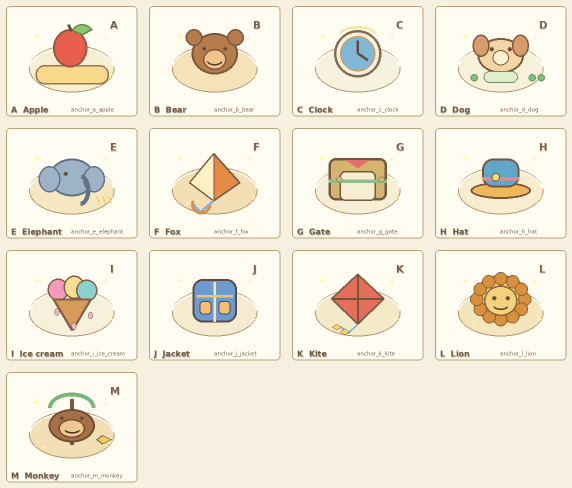
#> input picture assets/art/visual_rebuild/round179/az_story_vignettes_a_m/proof/round179_az_story_vignettes_a_m_contact_sheet.png, 1144 x 976 px (shown at 1/2 size)
$ python -i generate_validate_manifest.py   (imports and definitions only)
#> lines starting #> are read from the running program, lines starting #| are printed output that depends on the picture
#!/usr/bin/env python3
"""Generate proof-only A-M A-Z memory-story vignette overlay candidates."""

from __future__ import annotations

import json
import math
from pathlib import Path

from PIL import Image, ImageDraw, ImageFont


ROOT = Path("assets/art/visual_rebuild/round179/az_story_vignettes_a_m")
WORLD_MAP = Path("data/maps/world_map.json")
SIZE = (256, 192)
RAW_KEY = (0, 255, 0, 255)
RUNTIME_BOUNDARY = "proof_only_no_runtime_mapping_no_themeprofile_no_assetresolver_no_data_changes"


STORY_SPECS = {
	"A": {
		"anchor_id": "anchor_a_apple",
		"core_word": "Apple",
		"palette": ["#e95f4e", "#ffd166", "#8ac46d", "#f7f0d2"],
		"story_hook": "A red apple waits on the home picnic cloth with a tiny trail of sparkles, so returning home recalls Apple before snack time.",
		"revisit_path_note": "From Home door, look beside the cozy picnic corner before visiting Sunny.",
	},
	"B": {
		"anchor_id": "anchor_b_bear",
		"core_word": "Bear",
		"palette": ["#b77b4b", "#f2c48d", "#78a8d8", "#f6e2b8"],
		"story_hook": "A friendly bear story cushion peeks from the Town Start bench, inviting a calm first hello.",
		"revisit_path_note": "Walk from Home toward Town Start and pause at the story bench.",
	},
	"C": {
		"anchor_id": "anchor_c_clock",
		"core_word": "Clock",
		"palette": ["#7fb8d8", "#f8e7a1", "#c8905d", "#f7f2df"],
		"story_hook": "A little clock on the home shelf points to cozy reading time, with a ribbon marking the next visit.",
		"revisit_path_note": "Inside the Home area, revisit the shelf before the daily routine.",
	},
	"D": {
		"anchor_id": "anchor_d_dog",
		"core_word": "Dog",
		"palette": ["#d99b68", "#f3d6a5", "#7fbf7f", "#f7f1dc"],
		"story_hook": "A small dog bowl and paw path near Home hint that a gentle dog friend has just trotted by.",
		"revisit_path_note": "Return to Home yard and follow the tiny paw prints near the pet corner.",
	},
	"E": {
		"anchor_id": "anchor_e_elephant",
		"core_word": "Elephant",
		"palette": ["#9eb3c7", "#f5cc6a", "#86b97a", "#f4e7c2"],
		"story_hook": "A soft elephant watering can sprinkles park flowers, making Elephant feel like a helpful garden memory.",
		"revisit_path_note": "Visit Animal Park and check the flower patch by the watering can.",
	},
	"F": {
		"anchor_id": "anchor_f_fox",
		"core_word": "Fox",
		"palette": ["#e58b45", "#fff0c6", "#87b5d6", "#f4dfb4"],
		"story_hook": "A fox-shaped kite tail curls around a park stump, leaving a playful clue for Fox.",
		"revisit_path_note": "In Animal Park, circle the stump on the quiet play path.",
	},
	"G": {
		"anchor_id": "anchor_g_gate",
		"core_word": "Gate",
		"palette": ["#8fbc8f", "#d8b46f", "#6fa3c7", "#f6efd5"],
		"story_hook": "The school gate has a welcoming ribbon and two warm lantern dots, turning Gate into a morning arrival memory.",
		"revisit_path_note": "Walk to School Gate and stop at the ribboned entrance.",
	},
	"H": {
		"anchor_id": "anchor_h_hat",
		"core_word": "Hat",
		"palette": ["#5fa8c8", "#f0b65a", "#e7878a", "#f7edcf"],
		"story_hook": "A cheerful hat rests on the supermarket display basket, ready for a pretend shopkeeper greeting.",
		"revisit_path_note": "At Supermarket, revisit the front basket before browsing.",
	},
	"I": {
		"anchor_id": "anchor_i_ice_cream",
		"core_word": "Ice cream",
		"palette": ["#f59abc", "#f7df91", "#8bd1d1", "#f7f0da"],
		"story_hook": "A tiny ice cream sign melts into three sweet drops near the shop counter, making Ice cream easy to spot.",
		"revisit_path_note": "Return to Supermarket and look beside the snack counter.",
	},
	"J": {
		"anchor_id": "anchor_j_jacket",
		"core_word": "Jacket",
		"palette": ["#6c9bd2", "#eac36a", "#c77b72", "#f4ebd0"],
		"story_hook": "A small jacket hangs from a warm shop peg with a stitched pocket star, waiting for a windy day.",
		"revisit_path_note": "At Supermarket, check the little clothing peg near the display wall.",
	},
	"K": {
		"anchor_id": "anchor_k_kite",
		"core_word": "Kite",
		"palette": ["#e66f5c", "#f7d65f", "#75b7d8", "#f5eac8"],
		"story_hook": "A bright kite loops over the school yard line, turning Kite into a breezy recess memory.",
		"revisit_path_note": "Walk into School Yard and look up along the open play path.",
	},
	"L": {
		"anchor_id": "anchor_l_lion",
		"core_word": "Lion",
		"palette": ["#d99b3d", "#f5d37a", "#8fbf7b", "#f5e5bd"],
		"story_hook": "A lion mane flower wreath sits by the park path, friendly and round like a sunny hello.",
		"revisit_path_note": "Visit Animal Park and find the mane-shaped flower wreath.",
	},
	"M": {
		"anchor_id": "anchor_m_monkey",
		"core_word": "Monkey",
		"palette": ["#a86f45", "#f0c790", "#75b87a", "#f3dfb6"],
		"story_hook": "A monkey snack pouch swings from a low branch, leaving a banana-shaped clue in the park.",
		"revisit_path_note": "In Animal Park, revisit the low branch near the gentle climb path.",
	},
}


# [17 lines left out: functions font, add_shadowed, not called in this run]


def ellipse(draw: ImageDraw.ImageDraw, box: tuple[int, int, int, int], fill: str, outline: str = "#795f48", width: int = 3) -> None:
	draw.ellipse(box, fill=fill, outline=outline, width=width)


def rounded(draw: ImageDraw.ImageDraw, box: tuple[int, int, int, int], radius: int, fill: str, outline: str = "#795f48", width: int = 3) -> None:
	draw.rounded_rectangle(box, radius=radius, fill=fill, outline=outline, width=width)


def polygon(draw: ImageDraw.ImageDraw, points: list[tuple[int, int]], fill: str, outline: str = "#795f48", width: int = 3) -> None:
	draw.polygon(points, fill=fill)
	draw.line(points + [points[0]], fill=outline, width=width, joint="curve")


# [113 lines left out: functions draw_sparkles, draw_icon, draw_item, not called in this run]


def alpha_bbox(img: Image.Image) -> list[int]:
	bbox = img.getchannel("A").getbbox()
	if bbox is None:
		return [0, 0, 0, 0]
	return list(bbox)


def validate_png(path: Path) -> dict:
	img = Image.open(path).convert("RGBA")
#> img is the input picture: PIL image 1144x976 RGBA; mean R, G, B, A 241.7, 233.9, 217.5, 254.7
	w, h = img.size
#> w = 1144; h = 976
	alpha = img.getchannel("A")
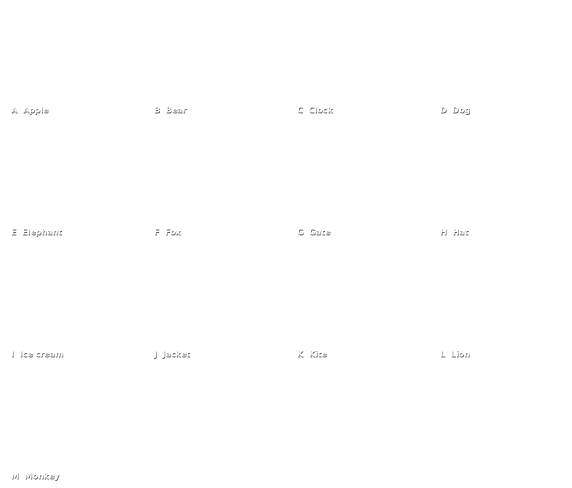
#> alpha: PIL image 1144x976 L (shown at 1/2 size); min 90, max 255, mean 254.7
	pixels = img.load()
	nonzero = 0
	opaque = 0
	green_residue = 0
	magenta_residue = 0
	dark_pinhole = 0
	opaque_white = 0
	for y in range(h):
		for x in range(w):
			r, g, b, a = pixels[x, y]
			if a > 0:
				nonzero += 1
			if a >= 250:
				opaque += 1
			if a > 0 and g > 220 and r < 40 and b < 40:
				green_residue += 1
			if a > 0 and r > 220 and b > 220 and g < 80:
				magenta_residue += 1
			if a > 200 and r < 18 and g < 18 and b < 18:
				dark_pinhole += 1
			if a > 245 and r > 248 and g > 248 and b > 248:
				opaque_white += 1
#> after the loop, dark_pinhole = 0; green_residue = 0; magenta_residue = 0; nonzero = 1116544; opaque = 1112861; opaque_white = 0
	corners = [alpha.getpixel((0, 0)), alpha.getpixel((w - 1, 0)), alpha.getpixel((0, h - 1)), alpha.getpixel((w - 1, h - 1))]
#> corners = [255, 255, 255, 255]
	edge_ratios = {
		"top": sum(1 for x in range(w) if alpha.getpixel((x, 0)) > 0) / w,
		"bottom": sum(1 for x in range(w) if alpha.getpixel((x, h - 1)) > 0) / w,
		"left": sum(1 for y in range(h) if alpha.getpixel((0, y)) > 0) / h,
		"right": sum(1 for y in range(h) if alpha.getpixel((w - 1, y)) > 0) / h,
	}
#> edge_ratios = {'top': 1, 'bottom': 1, 'left': 1, 'right': 1}
	opaque_ratio = opaque / float(w * h)
#> opaque_ratio = 0.997
	coverage = nonzero / float(w * h)
#> coverage = 1
	bg_block_risk = opaque_ratio > 0.82 or any(value > 0.2 for value in edge_ratios.values())
#> bg_block_risk = True
	passed = (
		img.mode == "RGBA"
		and img.size == SIZE
		and nonzero > 1000
		and all(value == 0 for value in corners)
		and green_residue == 0
		and magenta_residue == 0
		and not bg_block_risk
	)
#> passed = False
	return {
		"rgba_alpha": img.mode == "RGBA",
		"dimensions": [w, h],
		"alpha_bbox": alpha_bbox(img),
		"nonzero_alpha_pixels": nonzero,
		"visible_alpha_coverage": round(coverage, 5),
		"transparent_corners": all(value == 0 for value in corners),
		"corner_alpha": corners,
		"edge_alpha_ratios": {key: round(value, 5) for key, value in edge_ratios.items()},
		"residue_scan": {
			"green_chroma_residue_pixels": green_residue,
			"magenta_residue_pixels": magenta_residue,
			"opaque_white_residue_pixels": opaque_white,
			"dark_pinhole_pixels": dark_pinhole,
		},
		"background_block_check": {
			"opaque_pixel_ratio": round(opaque_ratio, 5),
			"large_background_block_risk": bg_block_risk,
		},
		"pass": passed,
		"normalization_mode": "local_rgba_alpha_safe_synthesis_with_raw_chroma_evidence",
	}
#> in alpha_bbox, `bbox = img.getchannel("A").getbbox()`: bbox = (0, 0, 1144, 976)


# [143 lines left out: functions load_a_m_anchors, make_contact_sheet, main, not called in this run]


# [2 lines not run here, left out]

>>> result = validate_png('proof/round179_az_story_vignettes_a_m_contact_sheet.png')
#> result = 12 items
